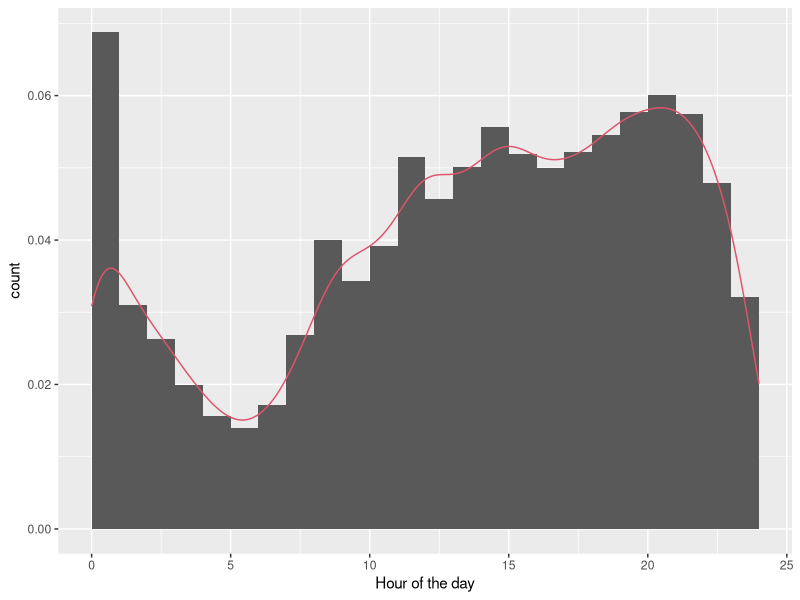
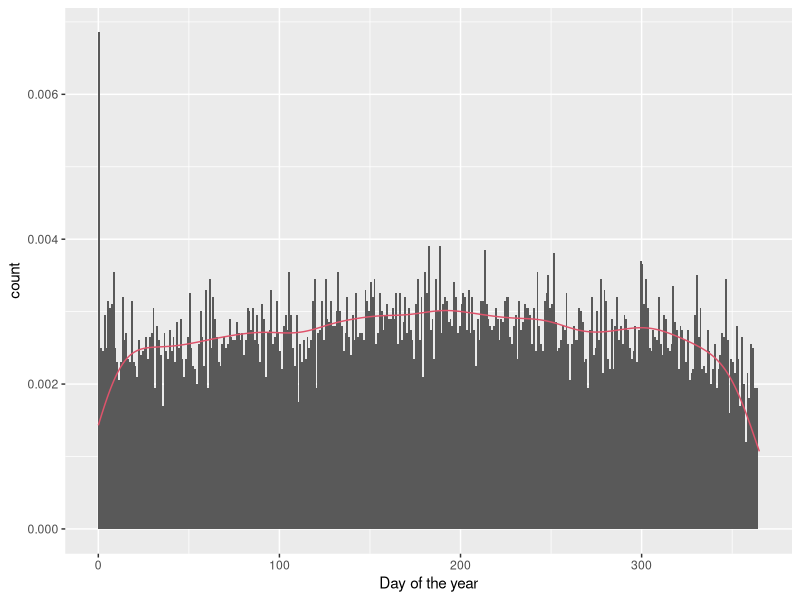
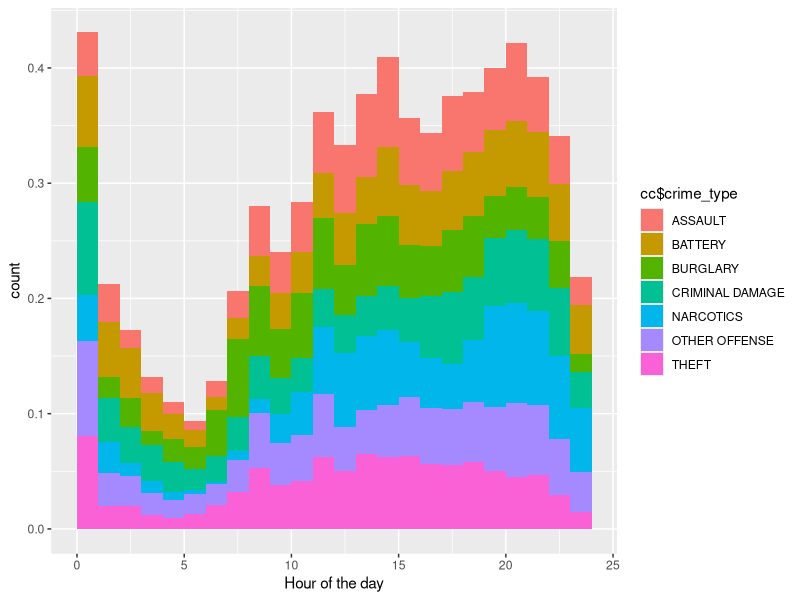

The R source for these figures, in order:
## ---- chunk 1
knitr::opts_chunk$set(echo = TRUE)
## ---- chunk 2
library(ggplot2)

cc <- read.csv(file="chicago_crimes_sample.csv", header=TRUE, sep=",")

cc$Date = strptime(cc$Date,format="%m/%d/%Y %I:%M:%S %p")
## ---- chunk 3
ggplot(cc, aes((cc$Date$hour*60+cc$Date$min)/60)) + 
  geom_histogram(aes(y = ..density..), breaks = seq(0,24, by =1))+
  geom_density(col=2) + 
  xlim(0, 24) + 
  labs(x = "Hour of the day",y = "count")

## ---- chunk 4
cc_wo_leap = cc[!(cc$Date$mon == 1 & cc$Date$mday == 29 ),]

# %% is the modulo operator, yday == 59 is the 29.02 in leap years
cc_wo_leap$Date$yday[cc_wo_leap$Date$year %% 4 == 0 & cc_wo_leap$Date$yday > 59] = cc_wo_leap$Date$yday[cc_wo_leap$Date$year %% 4 == 0 & cc_wo_leap$Date$yday > 59] - 1
## ---- chunk 5
ggplot(cc_wo_leap, aes(cc_wo_leap$Date$yday)) + 
  geom_histogram(aes(y = ..density..), breaks = seq(0,365, by =1)) + 
  geom_density(col=2) + 
  xlim(0, 365) + 
  labs(x = "Day of the year",y = "count")
## ---- chunk 6
count_per_day = aggregate(x = cc_wo_leap$Date$yday, by = list(cc_wo_leap$Date$yday),  FUN = length)
count_per_day[count_per_day$x == max(count_per_day$x),]
## ---- chunk 7
length(unique(cc$Primary.Type))  

count_per_type = aggregate(x = cc$Primary.Type, by = list(cc$Primary.Type),  FUN = length)
  
other_crimes = count_per_type[count_per_type$x < 1000 | count_per_type$Group.1 == "OTHER OFFENSE" ,]

cc$crime_type = cc$Primary.Type
cc$crime_type[cc$Primary.Type %in% other_crimes$Group.1] = "OTHER OFFENSE"
## ---- chunk 8
ggplot(cc, aes((cc$Date$hour*60+cc$Date$min)/60,fill=cc$crime_type)) + 
  geom_histogram(aes(y = ..density..), breaks = seq(0,24, by =1)) + 
  xlim(0, 24) + 
  labs(x = "Hour of the day",y = "count")
